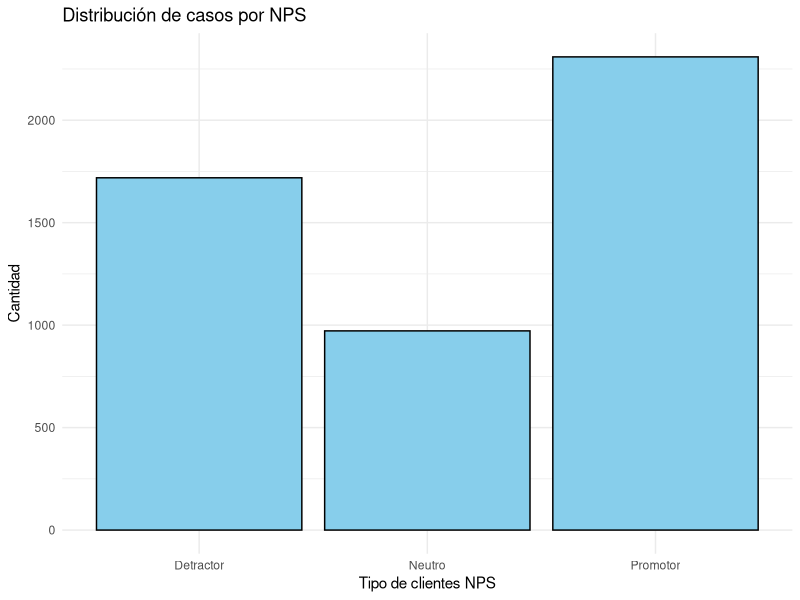
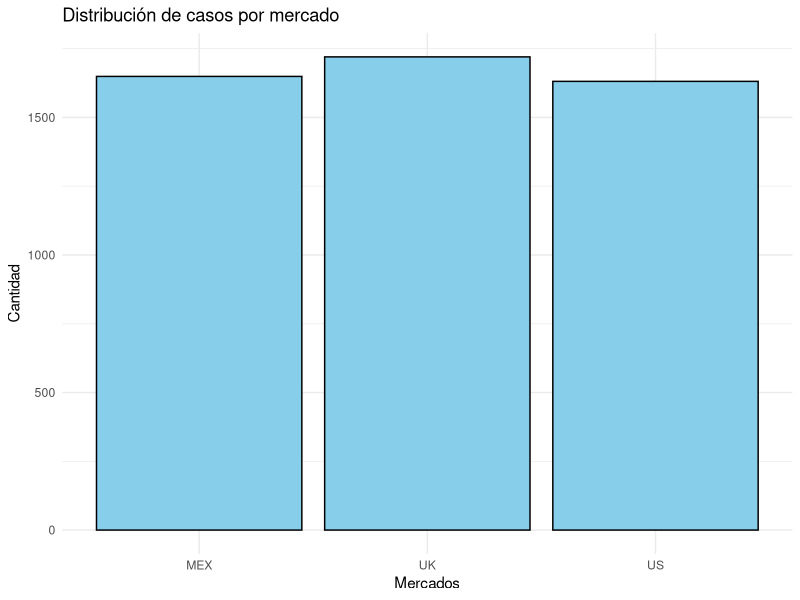
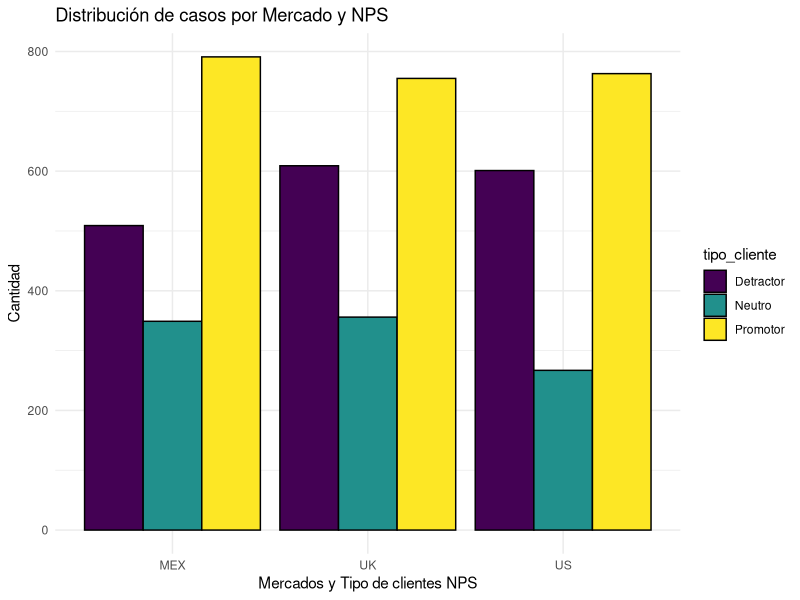
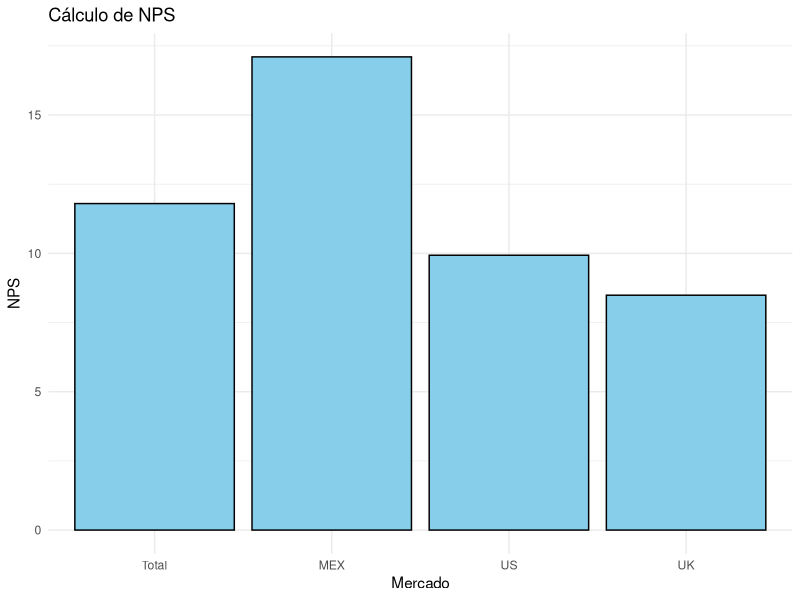
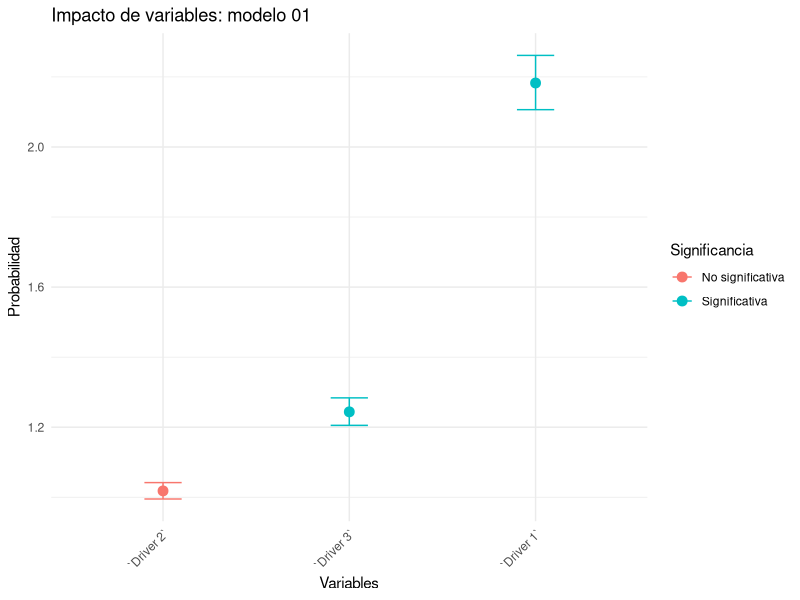
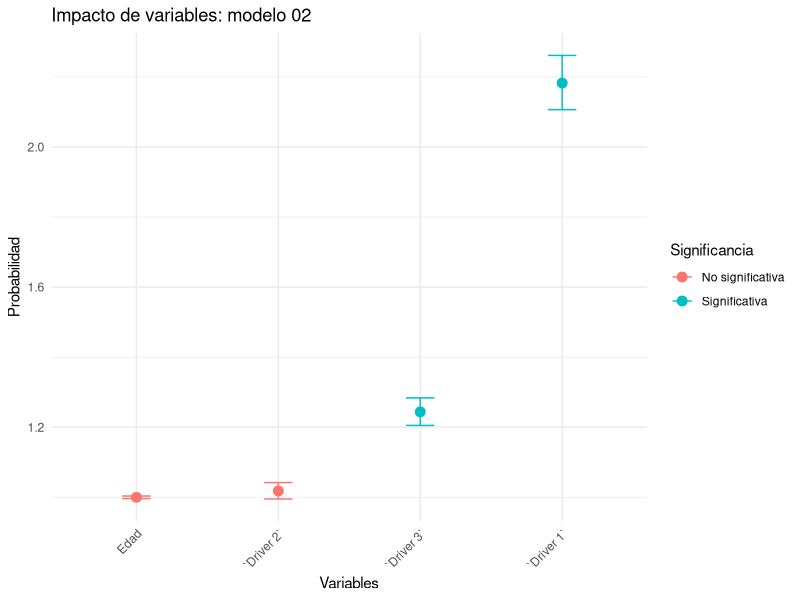
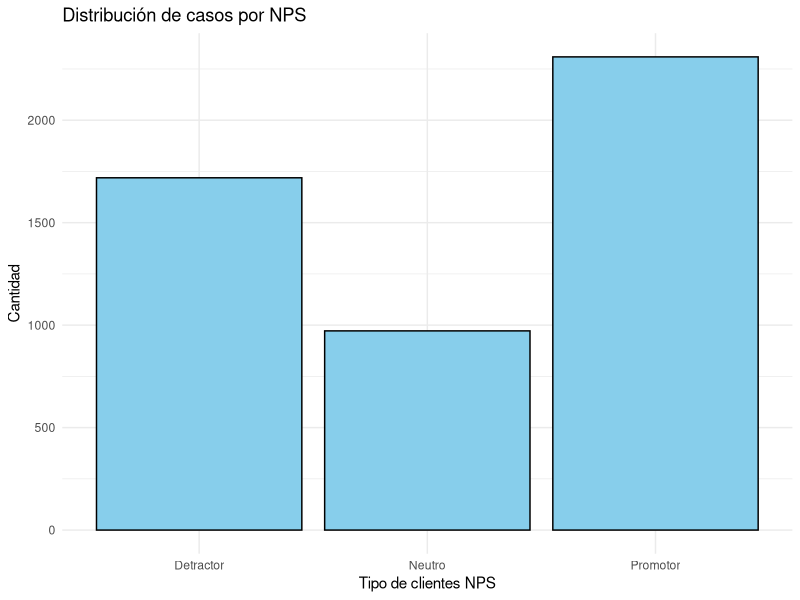
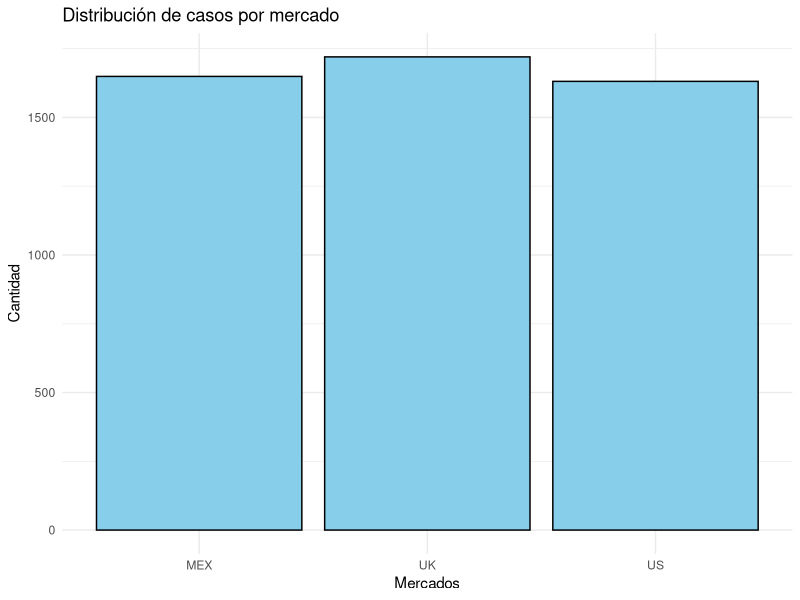

Source code (R) for these figures, in order:
## ---- chunk 1
# Load necessary libraries
library(tidyverse)
library(readxl)
library(dplyr)
library(MASS)
library(ordinal)

## Este es un cambio menor

# Load the data
data_01 <- read_excel("pyday/data/data_final.xlsx", sheet = "data")

# Check data types
str(data_01)

# Summary statistics
summary_data_01 <- summary(data_01)

# Transformations
data_01 <- data_01 %>%
  mutate(tipo_cliente = case_when(
    NPS >= 9 ~ "Promotor",
    NPS >= 7 & NPS < 9 ~ "Neutro",
    TRUE ~ "Detractor"
  ))

# Count by tipo_cliente
table(data_01$tipo_cliente)


# Convert 'tipo_cliente' to ordered factor
data_01$tipo_cliente <- factor(data_01$tipo_cliente, levels = c("Detractor", "Neutro", "Promotor"), ordered = TRUE)

# Convert 'NPS' to ordered factor
data_01$NPS <- factor(data_01$NPS, levels = 0:10, ordered = TRUE)

# Count by NPS
table(data_01$NPS)

##### Gráfico para la distribución de casos:

plot_01 <- ggplot(data_01, aes(x = tipo_cliente)) +
  geom_bar(fill = "skyblue", color = "black") +
  labs(
    title = "Distribución de casos por NPS",
    x = "Tipo de clientes NPS",
    y = "Cantidad"
  ) +
theme_minimal()

plot_01


# Count by Market
table(data_01$Market)

# Convert 'Market' to a factor
data_01$Market <- as.factor(data_01$Market)


plot_02 <- ggplot(data_01, aes(x = Market)) +
  geom_bar(fill = "skyblue", color = "black") +
  labs(
    title = "Distribución de casos por mercado",
    x = "Mercados",
    y = "Cantidad"
  ) +
theme_minimal()

plot_02



## Combinamos

plot_03 <- ggplot(data_01, aes(x = Market, fill = tipo_cliente)) +
  geom_bar(position = "dodge", color = "black") + 
  labs(
    title = "Distribución de casos por Mercado y NPS",
    x = "Mercados y Tipo de clientes NPS",
    y = "Cantidad"
  ) +
  theme_minimal()

# Print the plot
plot_03


####

# Calculate NPS by Market and add a total row
nps_by_market <- data_01 %>%
  group_by(Market) %>%
  summarise(
    promoters_count = sum(tipo_cliente == "Promotor"),
    detractors_count = sum(tipo_cliente == "Detractor"),
    total_responses = n(),
    nps = ((promoters_count - detractors_count) / total_responses) * 100
  )

# Calculate total NPS for all markets
total_nps <- data_01 %>%
  summarise(
    promoters_count = sum(tipo_cliente == "Promotor"),
    detractors_count = sum(tipo_cliente == "Detractor"),
    total_responses = n(),
    nps = ((promoters_count - detractors_count) / total_responses) * 100
  ) %>%
  mutate(Market = "Total")  # Add a label for the total row

# Combine the results
nps_with_total <- bind_rows(nps_by_market, total_nps)

# View the results
nps_with_total

nps_with_total$Market <- factor(nps_with_total$Market, levels = c("Total", "MEX", "US", "UK"))  # Adjust to your actual market names


# Grouped (side-by-side) bar plot
plot_04 <- ggplot(nps_with_total, aes(x = Market, y = nps)) +
  geom_col(fill = "skyblue", color = "black") +  # 'dodge' for side-by-side
  labs(
    title = "Cálculo de NPS",
    x = "Mercado",
    y = "NPS"
  ) +
  theme_minimal()

# Print the plot
plot_04

# Create dummy variables for 'Market'
market_dummies <- model.matrix(~ Market - 1, data_01)

# Convert the dummy matrix to a data frame
market_dummies_df <- as.data.frame(market_dummies)

# Combine the original data with the dummy variables
data_01 <- cbind(data_01, market_dummies_df)

## MODELOS

# Model fitting using ordered logit (proportional odds model)
mod_log_01 <- clm(tipo_cliente ~ `Driver 1` + `Driver 2` + `Driver 3`, 
                  data = data_01, link = "logit")

# Model summary
summary(mod_log_01)

# Get the model summary
mod_summary <- summary(mod_log_01)

# Extract coefficients (variables only, excluding thresholds)
coef_data <- data.frame(
  Variable = rownames(mod_summary$coefficients),
  Estimate = mod_summary$coefficients[, 1],
  Std_Error = mod_summary$coefficients[, 2],
  z_value = mod_summary$coefficients[, 3],
  p_value = mod_summary$coefficients[, 4]
)

# Filter out the thresholds (we don't need them)
coef_data <- coef_data[grepl("Driver", coef_data$Variable), ]

# Exponentiate the coefficients to get the odds ratios
coef_data$Odds_Ratio = exp(coef_data$Estimate)

# Calculate 95% Confidence Intervals for Odds Ratios
coef_data$CI_Lower = exp(coef_data$Estimate - 1.96 * coef_data$Std_Error)
coef_data$CI_Upper = exp(coef_data$Estimate + 1.96 * coef_data$Std_Error)

# Create a new column for significance based on p-value
coef_data$Significant <- ifelse(coef_data$p_value < 0.05, "Significativa", "No significativa")

# Plotting odds ratios
plot_summary_01 <- ggplot(coef_data, aes(x = reorder(Variable, Odds_Ratio), y = Odds_Ratio, color = Significant)) +
  geom_point(size = 3) +
  geom_errorbar(aes(ymin = CI_Lower, ymax = CI_Upper), width = 0.2) +
  labs(
    title = "Impacto de variables: modelo 01",
    x = "Variables",
    y = "Probabilidad",
    color = "Significancia"
  ) +
  theme_minimal() +
  theme(axis.text.x = element_text(angle = 45, hjust = 1))

# Print the plot
plot_summary_01

## Modelo 03
mod_log_02 <- clm(tipo_cliente ~ `Driver 1` + `Driver 2` + `Driver 3` + Edad, data = data_01, link = "logit")

# Model 03 summary
summary(mod_log_02)

# Get the model summary
mod_summary <- summary(mod_log_02)

# Extract coefficients (variables only, excluding thresholds)
coef_data <- data.frame(
  Variable = rownames(mod_summary$coefficients),
  Estimate = mod_summary$coefficients[, 1],
  Std_Error = mod_summary$coefficients[, 2],
  z_value = mod_summary$coefficients[, 3],
  p_value = mod_summary$coefficients[, 4]
)

# Filter out the thresholds (we don't need them)
coef_data <- coef_data[grepl("Driver|Edad", coef_data$Variable), ]

# Exponentiate the coefficients to get the odds ratios
coef_data$Odds_Ratio = exp(coef_data$Estimate)

# Calculate 95% Confidence Intervals for Odds Ratios
coef_data$CI_Lower = exp(coef_data$Estimate - 1.96 * coef_data$Std_Error)
coef_data$CI_Upper = exp(coef_data$Estimate + 1.96 * coef_data$Std_Error)

# Create a new column for significance based on p-value
coef_data$Significant <- ifelse(coef_data$p_value < 0.05, "Significativa", "No significativa")

# Plotting odds ratios
plot_summary_02 <- ggplot(coef_data, aes(x = reorder(Variable, Odds_Ratio), y = Odds_Ratio, color = Significant)) +
  geom_point(size = 3) +
  geom_errorbar(aes(ymin = CI_Lower, ymax = CI_Upper), width = 0.2) +
  labs(
    title = "Impacto de variables: modelo 02",
    x = "Variables",
    y = "Probabilidad",
    color = "Significancia"
  ) +
  theme_minimal() +
  theme(axis.text.x = element_text(angle = 45, hjust = 1))

# Print the plot
plot_summary_02

## ---- chunk 2
library(knitr)

plot_01
## ---- chunk 3
plot_02
## ---- chunk 4

plot_03

## ---- chunk 5

plot_04

## ---- chunk 6
plot_summary_01
## ---- chunk 7
plot_summary_02
